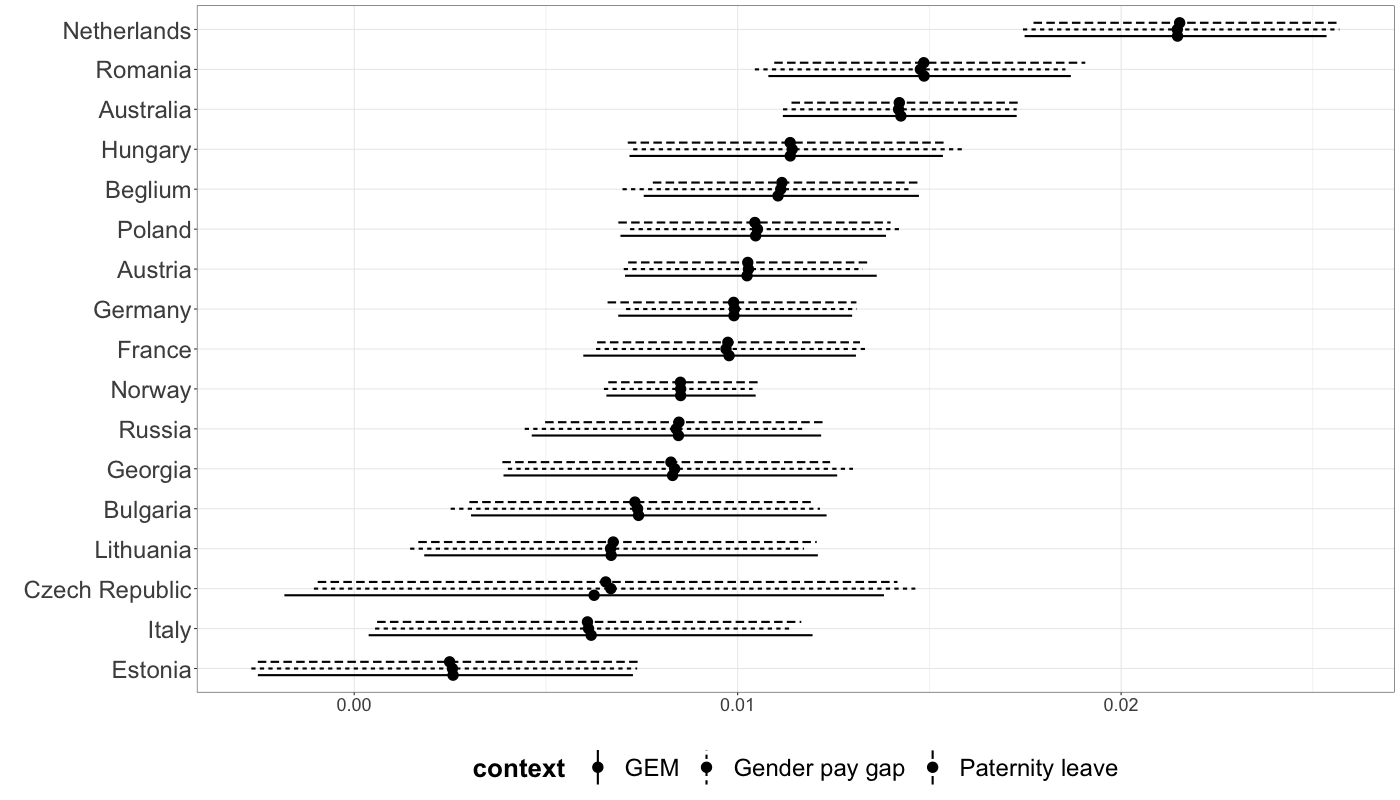

This figure's R source:
# make a bargraph for ME/FI correlations

# if running directly from file and not sourcing:
# setwd("~/Dropbox/Fatherinvolv_jmf_s1/revise fatherinvol - Sociological Science/data")
# pacman::p_load(foreign,car,VGAM,nnet,DAMisc) 
# load("data/ggs.mf_011216.RData")



load("analyses/results/analysisresults.fistr_pat_160118.RData")
strpat <- analysisresults.fistr_pat
rm(analysisresults.fistr_pat)

load("analyses/results/analysisresults.fistr_gem_160118.RData") # gem
strmat <- analysisresults.fistr_gem
rm(analysisresults.fistr_gem)

load("analyses/results/analysisresults.fistr_gpg_160118.RData") # gpg
strdif <- analysisresults.fistr_gpg
rm(analysisresults.fistr_gpg)

# Plot for dots with CI

# extract the coefficients and CI of indep varas

coef <- cbind(strpat[17,1], strmat[17,1], strdif[17,1],
              strpat[16,1], strmat[16,1], strdif[16,1], strpat[15,1], strmat[15,1], strdif[15,1], 
              strpat[14,1], strmat[14,1], strdif[14,1], strpat[13,1], strmat[13,1], strdif[13,1],
              strpat[12,1], strmat[12,1], strdif[12,1], strpat[11,1], strmat[11,1], strdif[11,1],
              strpat[10,1], strmat[10,1], strdif[10,1], strpat[9,1], strmat[9,1], strdif[9,1],
              strpat[8,1], strmat[8,1], strdif[8,1], strpat[7,1], strmat[7,1], strdif[7,1],
              strpat[6,1], strmat[6,1], strdif[6,1], strpat[5,1], strmat[5,1], strdif[5,1],
              strpat[4,1], strmat[4,1], strdif[4,1], strpat[3,1], strmat[3,1], strdif[3,1],
              strpat[2,1], strmat[2,1], strdif[2,1], strpat[1,1], strmat[1,1], strdif[1,1])
coef <- as.vector(coef)
coeflb <- cbind(strpat[17,2], strmat[17,2], strdif[17,2],
                strpat[16,2], strmat[16,2], strdif[16,2], strpat[15,2], strmat[15,2], strdif[15,2],
                strpat[14,2], strmat[14,2], strdif[14,2], strpat[13,2], strmat[13,2], strdif[13,2],
                strpat[12,2], strmat[12,2], strdif[12,2], strpat[11,2], strmat[11,2], strdif[11,2],
                strpat[10,2], strmat[10,2], strdif[10,2], strpat[9,2], strmat[9,2], strdif[9,2],
                strpat[8,2], strmat[8,2], strdif[8,2], strpat[7,2], strmat[7,2], strdif[7,2],
                strpat[6,2], strmat[6,2], strdif[6,2], strpat[5,2], strmat[5,2], strdif[5,2],
                strpat[4,2], strmat[4,2], strdif[4,2], strpat[3,2], strmat[3,2], strdif[3,2],
                strpat[2,2], strmat[2,2], strdif[2,2], strpat[1,2], strmat[1,2], strdif[1,2])
coeflb <- as.vector(coeflb)
coefub <- cbind(strpat[17,3], strmat[17,3], strdif[17,3],
                strpat[16,3], strmat[16,3], strdif[16,3], strpat[15,3], strmat[15,3], strdif[15,3],
                strpat[14,3], strmat[14,3], strdif[14,3], strpat[13,3], strmat[13,3], strdif[13,3],
                strpat[12,3], strmat[12,3], strdif[12,3], strpat[11,3], strmat[11,3], strdif[11,3],
                strpat[10,3], strmat[10,3], strdif[10,3], strpat[9,3], strmat[9,3], strdif[9,3],
                strpat[8,3], strmat[8,3], strdif[8,3], strpat[7,3], strmat[7,3], strdif[7,3],
                strpat[6,3], strmat[6,3], strdif[6,3], strpat[5,3], strmat[5,3], strdif[5,3],
                strpat[4,3], strmat[4,3], strdif[4,3], strpat[3,3], strmat[3,3], strdif[3,3],
                strpat[2,3], strmat[2,3], strdif[2,3], strpat[1,3], strmat[1,3], strdif[1,3])
coefub <- as.vector(coefub)


# save coef of independent variables in matrix + give column and row names

mat.rownames1 <- c("Russia", "Romania", "Poland", "Norway", "Netherlands", 
                   "Lithuania", "Italy", "Hungary", "Germany", "Georgia", 
                   "France", "Estonia", "Czech Republic", "Bulgaria", "Beglium", 
                   "Austria", "Australia")
mat.rownames2 <- mat.rownames1
mat.rownamest <- rep(mat.rownames1, each=3)
val1 <- rep(1,17)
valt <- rep(1:3,51)
context <- c("Paternity leave", "GEM", "Gender pay gap",
             "Paternity leave", "GEM", "Gender pay gap",
             "Paternity leave", "GEM", "Gender pay gap",
             "Paternity leave", "GEM", "Gender pay gap",
             "Paternity leave", "GEM", "Gender pay gap",
             "Paternity leave", "GEM", "Gender pay gap",
             "Paternity leave", "GEM", "Gender pay gap",
           "Paternity leave", "GEM", "Gender pay gap",
           "Paternity leave", "GEM", "Gender pay gap",
           "Paternity leave", "GEM", "Gender pay gap",
           "Paternity leave", "GEM", "Gender pay gap",
           "Paternity leave", "GEM", "Gender pay gap",
           "Paternity leave", "GEM", "Gender pay gap",
           "Paternity leave", "GEM", "Gender pay gap",
           "Paternity leave", "GEM", "Gender pay gap",
           "Paternity leave", "GEM", "Gender pay gap",
           "Paternity leave", "GEM", "Gender pay gap",
           "Paternity leave", "GEM", "Gender pay gap",
           "Paternity leave", "GEM", "Gender pay gap",
           "Paternity leave", "GEM", "Gender pay gap",
           "Paternity leave", "GEM", "Gender pay gap",
           "Paternity leave", "GEM", "Gender pay gap",
           "Paternity leave", "GEM", "Gender pay gap",
           "Paternity leave", "GEM", "Gender pay gap",
           "Paternity leave", "GEM", "Gender pay gap",
           "Paternity leave", "GEM", "Gender pay gap",
           "Paternity leave", "GEM", "Gender pay gap",
           "Paternity leave", "GEM", "Gender pay gap",
           "Paternity leave", "GEM", "Gender pay gap",
           "Paternity leave", "GEM", "Gender pay gap",
           "Paternity leave", "GEM", "Gender pay gap",
           "Paternity leave", "GEM", "Gender pay gap",
           "Paternity leave", "GEM", "Gender pay gap",
           "Paternity leave", "GEM", "Gender pay gap",
           "Paternity leave", "GEM", "Gender pay gap",
           "Paternity leave", "GEM", "Gender pay gap",
           "Paternity leave", "GEM", "Gender pay gap",
           "Paternity leave", "GEM", "Gender pay gap",
           "Paternity leave", "GEM", "Gender pay gap",
           "Paternity leave", "GEM", "Gender pay gap",
           "Paternity leave", "GEM", "Gender pay gap",
           "Paternity leave", "GEM", "Gender pay gap",
           "Paternity leave", "GEM", "Gender pay gap",
           "Paternity leave", "GEM", "Gender pay gap",
           "Paternity leave", "GEM", "Gender pay gap",
           "Paternity leave", "GEM", "Gender pay gap",
           "Paternity leave", "GEM", "Gender pay gap",
           "Paternity leave", "GEM", "Gender pay gap",
           "Paternity leave", "GEM", "Gender pay gap",
           "Paternity leave", "GEM", "Gender pay gap",
           "Paternity leave", "GEM", "Gender pay gap")
context <- as.factor(context)


order <- seq(1,51,1)

plot.data <- data.frame(group = mat.rownamest, lower = coeflb, est = coef,
          upper = coefub, valt, context, order)

df<- plot.data[1:51,]
df2=df[order(df$est),]
df2$group=factor(df2$group,levels=df2$group)

# make graph

png("analyses/figures/Figure 2/figure2_fistr_180118.png", width=1400, height= 800, pointsize=30)
se <- ggplot(df2, aes(x=factor(group), y=est, 
                            ymin=lower, ymax=upper, linetype=context))
se + geom_pointrange(aes(group=df2$context), position= position_dodge(width=0.5),
                     size=1) + 
  coord_flip() + theme(legend.position = "none") +
  theme_bw() + labs(x = "", y = "", colour="Intention") +
  theme(axis.text.x=element_text(size=18), axis.text.y=element_text(size=24), 
       axis.title.x=element_text(size=18, hjust=0.7), axis.title.y=element_text(size=18),
       legend.text = element_text(size=24), 
       legend.title = element_text(size=26, face="bold"),
       legend.position="bottom", legend.direction="horizontal")
dev.off()



####################################################################

rm(list=setdiff(ls(), "ggs.resp"))

